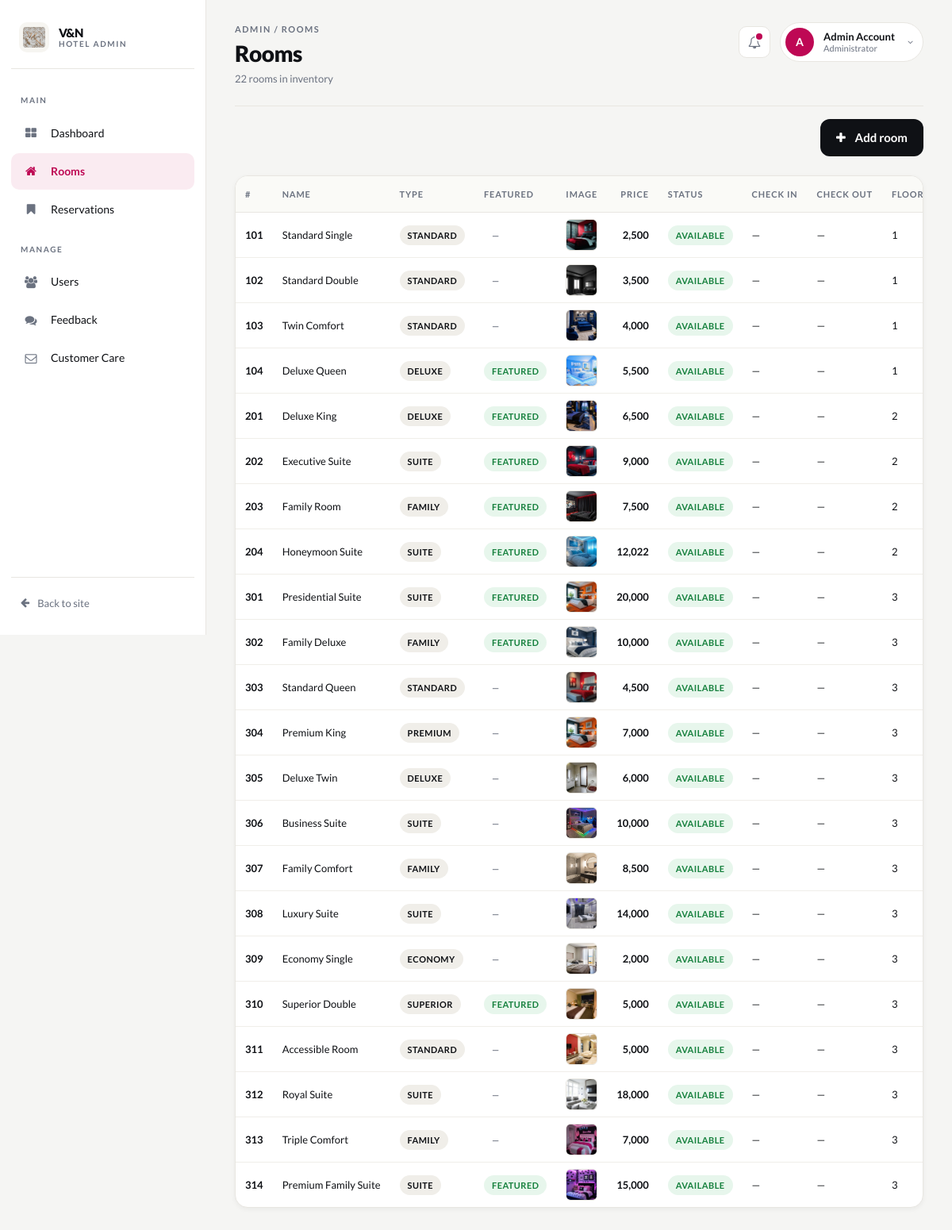
The page /admin/rooms.php (signed in) on the database its author committed.
### tables this page shows
CREATE TABLE `rooms` (
  `room_id` int NOT NULL,
  `room_number` int NOT NULL,
  `room_name` varchar(30) NOT NULL,
  `room_type` varchar(30) NOT NULL,
  `room_featured` int NOT NULL,
  `room_price` double(10,3) NOT NULL,
  `room_booked` int DEFAULT '0',
  `check_in_date` date DEFAULT NULL,
  `check_out_date` date DEFAULT NULL,
  `room_image` varchar(50) NOT NULL,
  `room_floor` int NOT NULL,
  `room_view` varchar(20) NOT NULL,
  `room_beds` int NOT NULL,
  `bed_type` varchar(30) NOT NULL,
  `room_capacity` int NOT NULL,
  `room_amenities` varchar(200) NOT NULL
);

### public/core/utils.php (called while the page is built, shortened)
<?php
function getAllRooms($pdo)
{
    $statement = $pdo->prepare("SELECT * FROM rooms");
    $statement->execute();
    $rows = $statement->fetchAll(PDO::FETCH_ASSOC);
    return $rows;
}

### public/admin/rooms.php (the view, shortened to what this page needs)
<?php
require_once(__DIR__ . "/../config.php");
$rows = getAllRooms($pdo) ?: [];
include(__DIR__ . "/includes/header.php");
?>
<div class="admin-topbar-actions">
  <a href="add_room.php" class="btn-primary-pill btn-pill-inline">
    <i class="fa fa-plus"></i>&nbsp; Add room
  </a>
</div>
<section class="admin-table-card">
  <?php if (empty($rows)): ?>
    <div class="admin-empty">
      <div class="admin-empty-icon"><i class="fa fa-home"></i></div>
      <h2>No rooms yet</h2>
      <p>Add your first room to start accepting bookings.</p>
      <a href="add_room.php" class="btn-primary-pill">Add a room</a>
    </div>
  <?php else: ?>
    <div class="admin-table-wrap">
      <table class="admin-table">
        <thead>
          <tr>
            <th>#</th>
            <th>Name</th>
            <th>Type</th>
            <th>Featured</th>
            <th>Image</th>
            <th class="num">Price</th>
            <th>Status</th>
            <th>Check in</th>
            <th>Check out</th>
            <th>Floor</th>
          </tr>
        </thead>
        <tbody>
          <?php foreach ($rows as $row): ?>
            <tr>
              <td data-label="#"><strong><?= htmlspecialchars($row["room_number"]) ?></strong></td>
              <td data-label="Name"><?= htmlspecialchars($row["room_name"]) ?></td>
              <td data-label="Type"><span class="pill pill-neutral"><?= htmlspecialchars($row["room_type"]) ?></span></td>
              <td data-label="Featured">
                <?php if ($row["room_featured"] == 1): ?>
                  <span class="pill pill-success">Featured</span>
                <?php else: ?>
                  <span class="pill pill-muted">—</span>
                <?php endif; ?>
              </td>
              <td data-label="Image" class="img-cell">
                <img src="<?= htmlspecialchars(IMAGEROOT . $row["room_image"]) ?>" alt="" loading="lazy">
              </td>
              <td data-label="Price" class="num">
                <strong><?= number_format((float)$row["room_price"]) ?></strong>
              </td>
              <td data-label="Status">
                <?php if ($row["room_booked"] == 1): ?>
                  <span class="pill pill-neutral">Booked</span>
                <?php else: ?>
                  <span class="pill pill-success">Available</span>
                <?php endif; ?>
              </td>
              <td data-label="Check in"><?= $row["check_in_date"] ? htmlspecialchars($row["check_in_date"]) : "—" ?></td>
              <td data-label="Check out"><?= $row["check_out_date"] ? htmlspecialchars($row["check_out_date"]) : "—" ?></td>
              <td data-label="Floor"><?= htmlspecialchars($row["room_floor"]) ?></td>
            </tr>
          <?php endforeach; ?>
        </tbody>
      </table>
    </div>
  <?php endif; ?>
</section>
<?php include(__DIR__ . "/includes/footer.php"); ?>

### rows shown on the page
rooms: room_number "101", room_name "Standard Single", room_type "STANDARD", room_image (picture), room_price "2,500", room_booked "AVAILABLE", room_floor "1"
rooms: room_number "102", room_name "Standard Double", room_type "STANDARD", room_image (picture), room_price "3,500", room_booked "AVAILABLE", room_floor "1"
rooms: room_number "103", room_name "Twin Comfort", room_type "STANDARD", room_image (picture), room_price "4,000", room_booked "AVAILABLE", room_floor "1"
rooms: room_number "104", room_name "Deluxe Queen", room_type "DELUXE", room_featured "FEATURED", room_image (picture), room_price "5,500", room_booked "AVAILABLE", room_floor "1"
rooms: room_number "201", room_name "Deluxe King", room_type "DELUXE", room_featured "FEATURED", room_image (picture), room_price "6,500", room_booked "AVAILABLE", room_floor "2"
rooms: room_number "202", room_name "Executive Suite", room_type "SUITE", room_featured "FEATURED", room_image (picture), room_price "9,000", room_booked "AVAILABLE", room_floor "2"
rooms: room_number "203", room_name "Family Room", room_type "FAMILY", room_featured "FEATURED", room_image (picture), room_price "7,500", room_booked "AVAILABLE", room_floor "2"
rooms: room_number "204", room_name "Honeymoon Suite", room_type "SUITE", room_featured "FEATURED", room_image (picture), room_price "12,022", room_booked "AVAILABLE", room_floor "2"
rooms: room_number "301", room_name "Presidential Suite", room_type "SUITE", room_featured "FEATURED", room_image (picture), room_price "20,000", room_booked "AVAILABLE", room_floor "3"
rooms: room_number "302", room_name "Family Deluxe", room_type "FAMILY", room_featured "FEATURED", room_image (picture), room_price "10,000", room_booked "AVAILABLE", room_floor "3"
rooms: room_number "303", room_name "Standard Queen", room_type "STANDARD", room_image (picture), room_price "4,500", room_booked "AVAILABLE", room_floor "3"
rooms: room_number "304", room_name "Premium King", room_type "PREMIUM", room_image (picture), room_price "7,000", room_booked "AVAILABLE", room_floor "3"
rooms: room_number "305", room_name "Deluxe Twin", room_type "DELUXE", room_image (picture), room_price "6,000", room_booked "AVAILABLE", room_floor "3"
rooms: room_number "306", room_name "Business Suite", room_type "SUITE", room_image (picture), room_price "10,000", room_booked "AVAILABLE", room_floor "3"
rooms: room_number "307", room_name "Family Comfort", room_type "FAMILY", room_image (picture), room_price "8,500", room_booked "AVAILABLE", room_floor "3"
rooms: room_number "308", room_name "Luxury Suite", room_type "SUITE", room_image (picture), room_price "14,000", room_booked "AVAILABLE", room_floor "3"
rooms: room_number "309", room_name "Economy Single", room_type "ECONOMY", room_image (picture), room_price "2,000", room_booked "AVAILABLE", room_floor "3"
rooms: room_number "310", room_name "Superior Double", room_type "SUPERIOR", room_featured "FEATURED", room_image (picture), room_price "5,000", room_booked "AVAILABLE", room_floor "3"
rooms: room_number "311", room_name "Accessible Room", room_type "STANDARD", room_image (picture), room_price "5,000", room_booked "AVAILABLE", room_floor "3"
rooms: room_number "312", room_name "Royal Suite", room_type "SUITE", room_image (picture), room_price "18,000", room_booked "AVAILABLE", room_floor "3"
rooms: room_number "313", room_name "Triple Comfort", room_type "FAMILY", room_image (picture), room_price "7,000", room_booked "AVAILABLE", room_floor "3"
rooms: room_number "314", room_name "Premium Family Suite", room_type "SUITE", room_featured "FEATURED", room_image (picture), room_price "15,000", room_booked "AVAILABLE", room_floor "3"

### other values the page prints
$current_group "MAIN"
$item["label"] "Dashboard"
$item["label"] "Rooms"
$item["label"] "Reservations"
$current_group "MANAGE"
$item["label"] "Users"
$item["label"] "Feedback"
$item["label"] "Customer Care"
$admin_title "ROOMS"
$admin_title "Rooms"
$admin_sub "22 rooms in inventory"
substr($_SESSION["user_fname"] ?? "A", 0, 1) "A"
